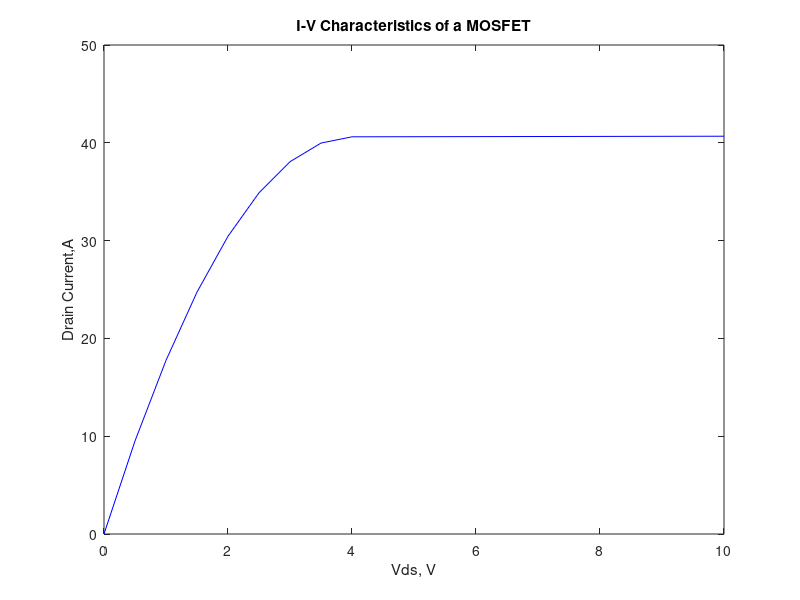

Here is the MATLAB script that generated this plot:
clear all;
hfin=1;
tsi=20
W=2*hfin*tsi;
Vth=1;
Leff=180;
DIBL=1.127*(W\Leff);
vth=Vth-DIBL;
lambda=25*10^-5;
u=1360;
ld=0.1;
Ec=1.5*106;
Cox=60;
Vds=0:0.5:10;
vgs=input('ENTER THE Vgs in volts');
m=length(Vds);

current = zeros(1, m);
current1 = zeros(1, m);

for i=1:m

if vgs < Vth
current(1,i)=0;
current1(1,i)=0;
elseif Vds(i) >= (vgs - Vth)
current(1,i)=0.5* DIBL * ((vgs - Vth)^2)*(1+lambda*Vds(i));%Added DIBL
elseif Vds(i) < (vgs - Vth)
current(1,i)= DIBL*((vgs-Vth)*Vds(i) - 0.5*(Vds(i)^2))*(1+lambda*Vds(i)); %Simplified equation by approximation
end

end
plot(Vds,current(1,:),'b')
xlabel('Vds, V')
ylabel('Drain Current,A')
title('I-V Characteristics of a MOSFET')